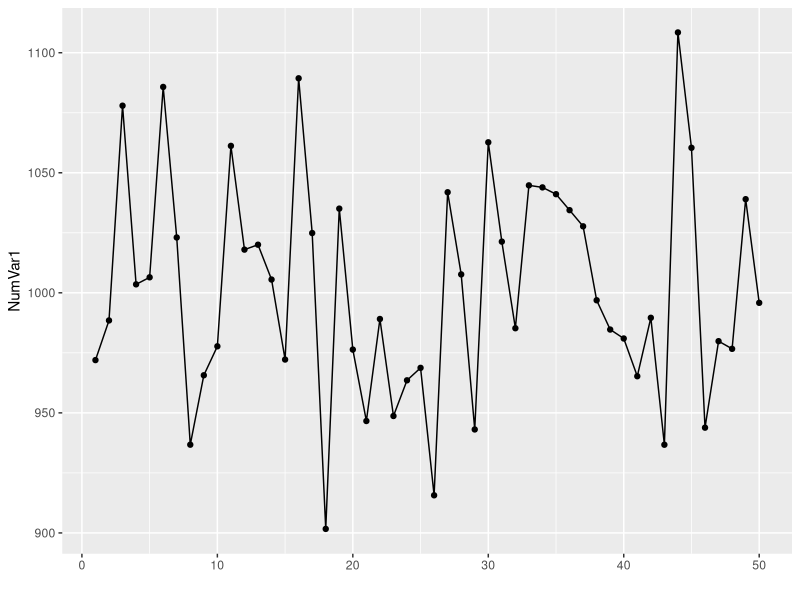
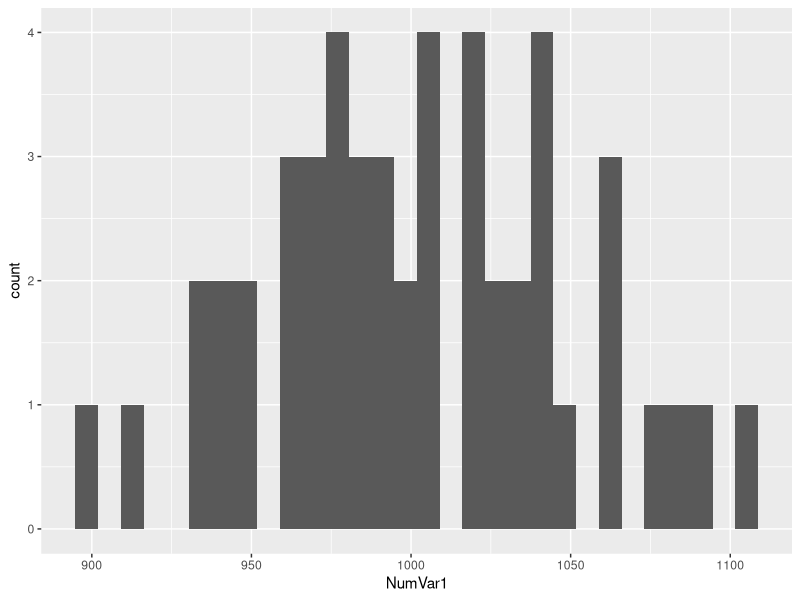
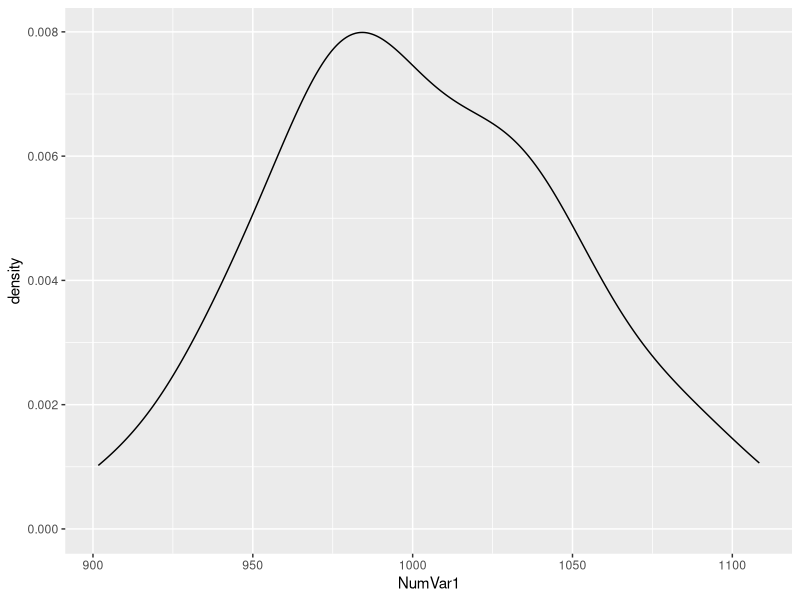
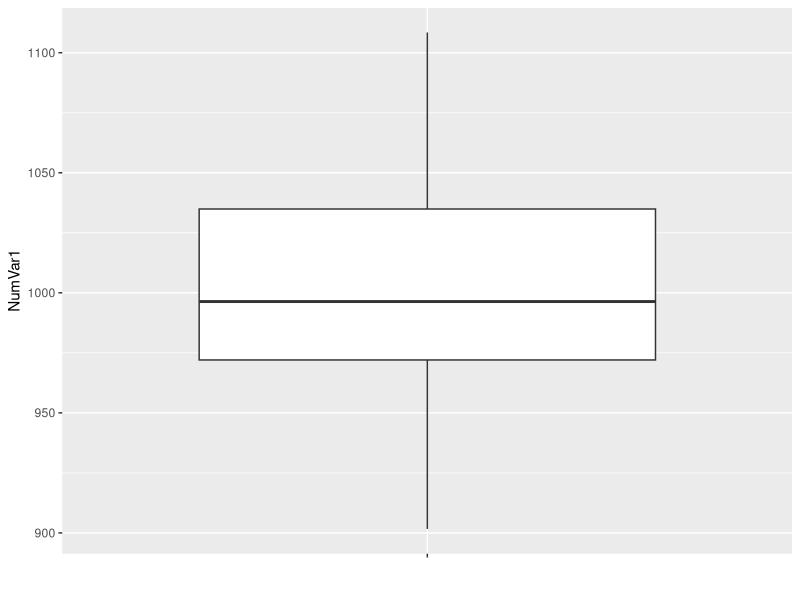
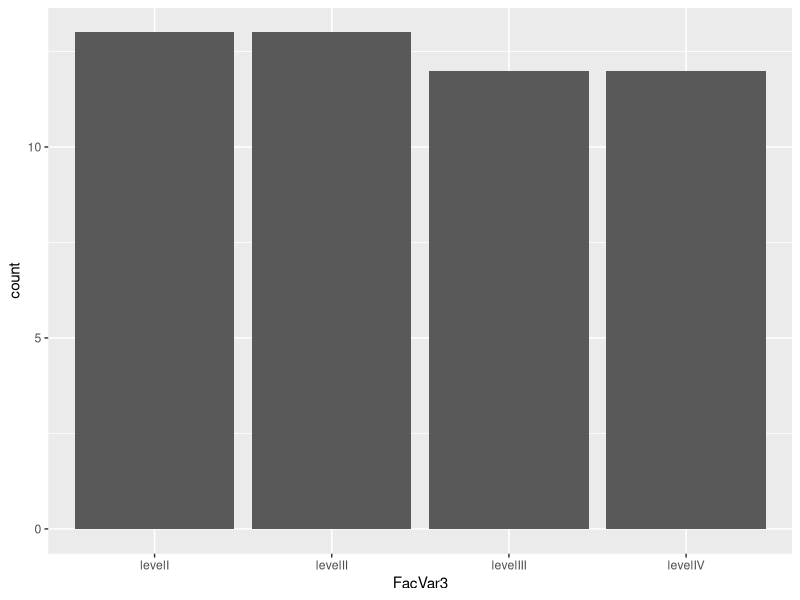
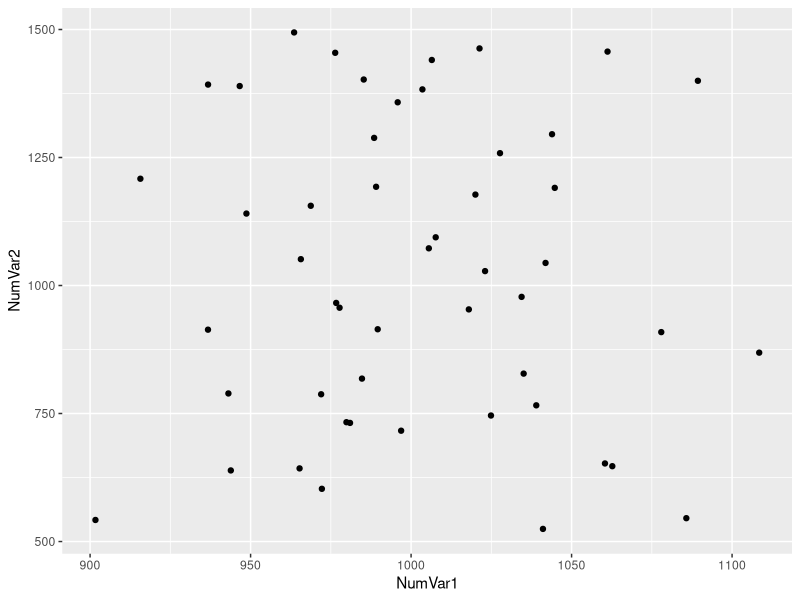

Write R code to recreate these figures, in order. (Note: this script raises an error after producing the figures.)
# Basic ggplot2 examples
# original source: https://github.com/patilv/3graphs/blob/master/ggplot2Page/index.md

# make sure the graphic displays in RStudio by turning off external devices
dev.cur()
dev.off()

## Create some simulated data

## create three factor variables of length 50.
FacVar1 = as.factor(rep(c("level1", "level2"), 25))
FacVar2 = as.factor(rep(c("levelA", "levelB", "levelC"), 17)[-51])
FacVar3 = as.factor(rep(c("levelI", "levelII", "levelIII", "levelIV"), 13)[-c(51:52)])

## create four numeric variables frpm different distributions

## normal distribution
set.seed(123)
NumVar1 = round(rnorm(n = 50, mean = 1000, sd = 50), digits = 2)  
set.seed(123)

## uniform distribution
NumVar2 = round(runif(n = 50, min = 500, max = 1500), digits = 2)

## exponential distribution
set.seed(123)
NumVar3 = round(rexp(n = 50, rate = 0.001))

## sequence
NumVar4 = 2001:2050

## merge all the variables in a dataframe
simData = data.frame(FacVar1, FacVar2, FacVar3, NumVar1, NumVar2, NumVar3, NumVar4)

## load required packages
library(ggplot2)
library(reshape2)

# one variable plots

# create a plot of NumVar1's values and their row number
ggplot(simData, aes(y = NumVar1, x = 1:nrow(simData), group = "NumVar1")) + geom_point() + geom_line() + xlab("")

# create a histogram of NumVar1
ggplot(simData, aes(x = NumVar1)) + geom_histogram()

# create a density plot of NumVar1
ggplot(simData, aes(x = NumVar1)) + geom_density()

# create a boxplot of NumVar1
ggplot(simData, aes(x = factor(""), y = NumVar1)) + geom_boxplot() + xlab("")

# create a barplot of FacVar3
ggplot(simData, aes(x = FacVar3)) + geom_bar()

# create a scatterplot of NumVar1 and NumVar 2
ggplot(simData, aes(x = NumVar1, y = NumVar2)) + geom_point()

# create a crosstab of FacVar2 and FacVar3 to get the Freq data
bartabledat = as.data.frame(table(simData$FacVar2, simData$FacVar3))

# create a barplot of Var2's frequency, colored by Var1
ggplot(bartabledat, aes(x = Var2, y = Freq, fill = Var1)) + geom_bar(position = "dodge")

# create a stacked barplot of var2's frequency, colored by Var1
ggplot(bartabledat, aes(x = Var2, y = Freq, fill = Var1)) + geom_bar()

# create a proportion table of each combo's propotion of the total
bartableprop = as.data.frame(prop.table(table(simData$FacVar2, simData$FacVar3), 2) * 100)

# create a bar plot of each combination's proportion of the total
ggplot(bartableprop, aes(x = Var2, y = Freq, fill = Var1)) + geom_bar()

# create a scatterplot, with each dot colored by a third variable
ggplot(simData, aes(x = NumVar1, y = NumVar2, color = FacVar1)) + geom_point()

# create a scatterplot with each dot sized by a third variable
ggplot(simData, aes(x = NumVar1, y = NumVar2, size = NumVar3)) + geom_point()